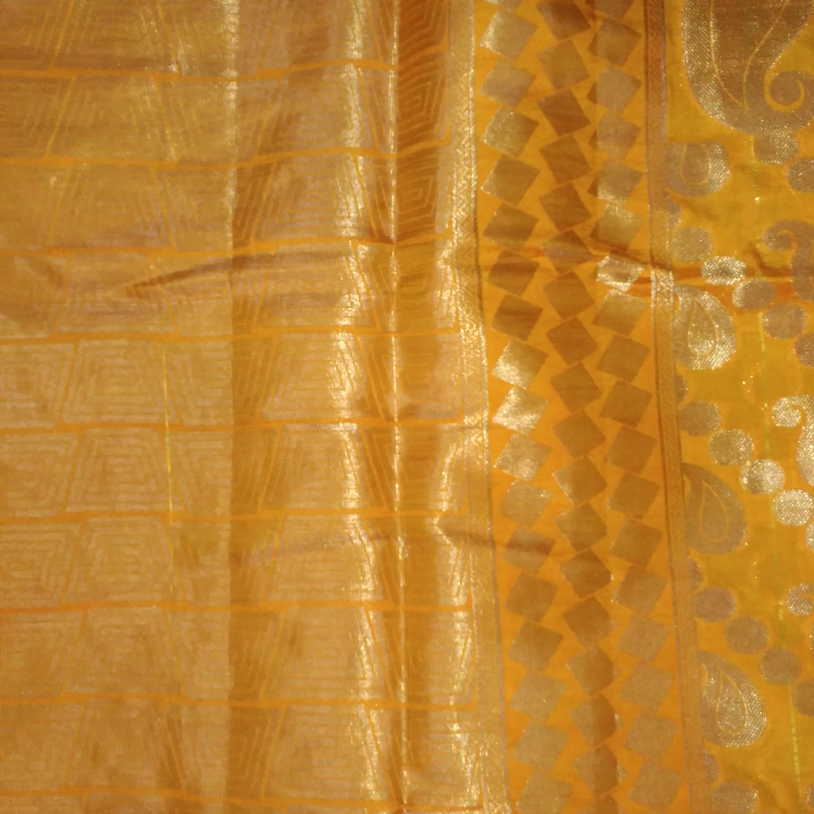
#> input picture data/gallery/0001.jpg, 2442 x 2442 px (shown at 1/3 size)
$ python -i preprocessing.py   (imports and definitions only)
#> lines starting #> are read from the running program, lines starting #| are printed output that depends on the picture
import cv2
import numpy as np


def preprocess_image(image_path):
#> called with image_path = '../data/gallery/0001.jpg'
    image = cv2.imread(image_path)
#> image is the input picture: shape (2442, 2442, 3); mean B, G, R 47.9, 130.7, 190.4

    if image is None:
        raise ValueError("Could not read the image.")

    image = cv2.resize(image, (224, 224))
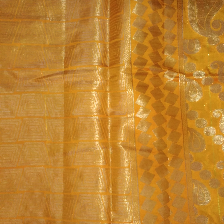
#> image: shape (224, 224, 3); mean B, G, R 47.8, 130.5, 190.2

    lab_image = cv2.cvtColor(image, cv2.COLOR_BGR2LAB)
#> lab_image: shape (224, 224, 3); mean of channels 0, 1, 2 151.2, 143.8, 179.2

    l_channel, a_channel, b_channel = cv2.split(lab_image)
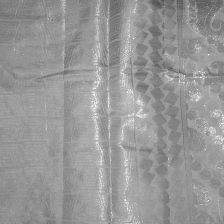
#> l_channel: shape (224, 224); min 83, max 246, mean 151.2
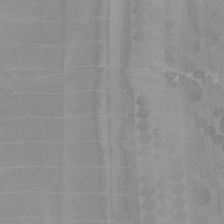
#> a_channel: shape (224, 224); min 122, max 160, mean 143.8
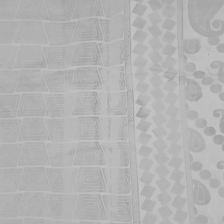
#> b_channel: shape (224, 224); min 154, max 197, mean 179.2

    clahe = cv2.createCLAHE(
        clipLimit=2.0,
        tileGridSize=(8, 8)
    )

    l_channel = clahe.apply(l_channel)
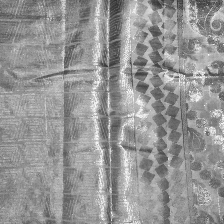
#> l_channel: shape (224, 224); min 51, max 252, mean 149

    enhanced_lab = cv2.merge(
        (l_channel, a_channel, b_channel)
    )
#> enhanced_lab: shape (224, 224, 3); mean of channels 0, 1, 2 149, 143.8, 179.2

    enhanced_image = cv2.cvtColor(
        enhanced_lab,
        cv2.COLOR_LAB2BGR
    )
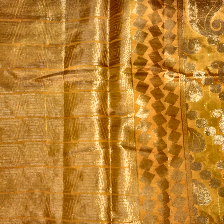
#> enhanced_image: shape (224, 224, 3); mean B, G, R 46.2, 128.9, 187.6

    gray_image = cv2.cvtColor(
        enhanced_image,
        cv2.COLOR_BGR2GRAY
    )

    return enhanced_image, gray_image


# [2 lines not run here, left out]

>>> result = preprocess_image('../data/gallery/0001.jpg')

$ run again, on data/gallery/0004.jpg
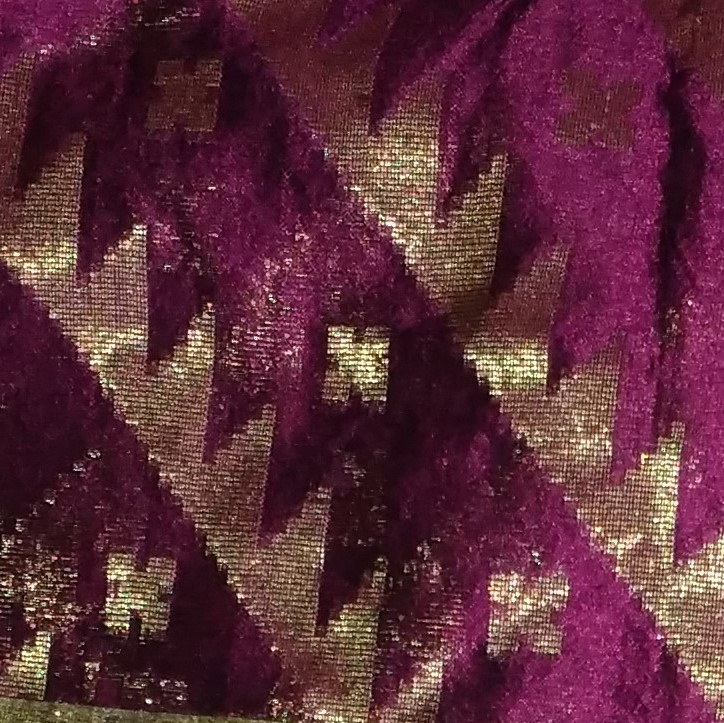
#> input picture data/gallery/0004.jpg, 724 x 723 px
#> in preprocess_image, image is the input picture: shape (723, 724, 3); mean B, G, R 58, 44.6, 93.5
#> image: shape (224, 224, 3)
#> lab_image: shape (224, 224, 3); mean of channels 0, 1, 2 64.2, 151.2, 130.5
#> in preprocess_image, `l_channel = clahe.apply(l_channel)`:
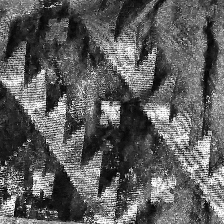
#> l_channel: shape (224, 224); min 2, max 255, mean 93.4
#> enhanced_lab: shape (224, 224, 3); mean of channels 0, 1, 2 93.4, 151.2, 130.5
#> in preprocess_image, `enhanced_image = cv2.cvtColor( enhanced_lab, cv2.COLOR_LAB2BGR )`:
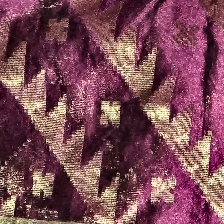
#> enhanced_image: shape (224, 224, 3); mean B, G, R 85.3, 73, 123.7

$ run again, on data/gallery/0005.jpg
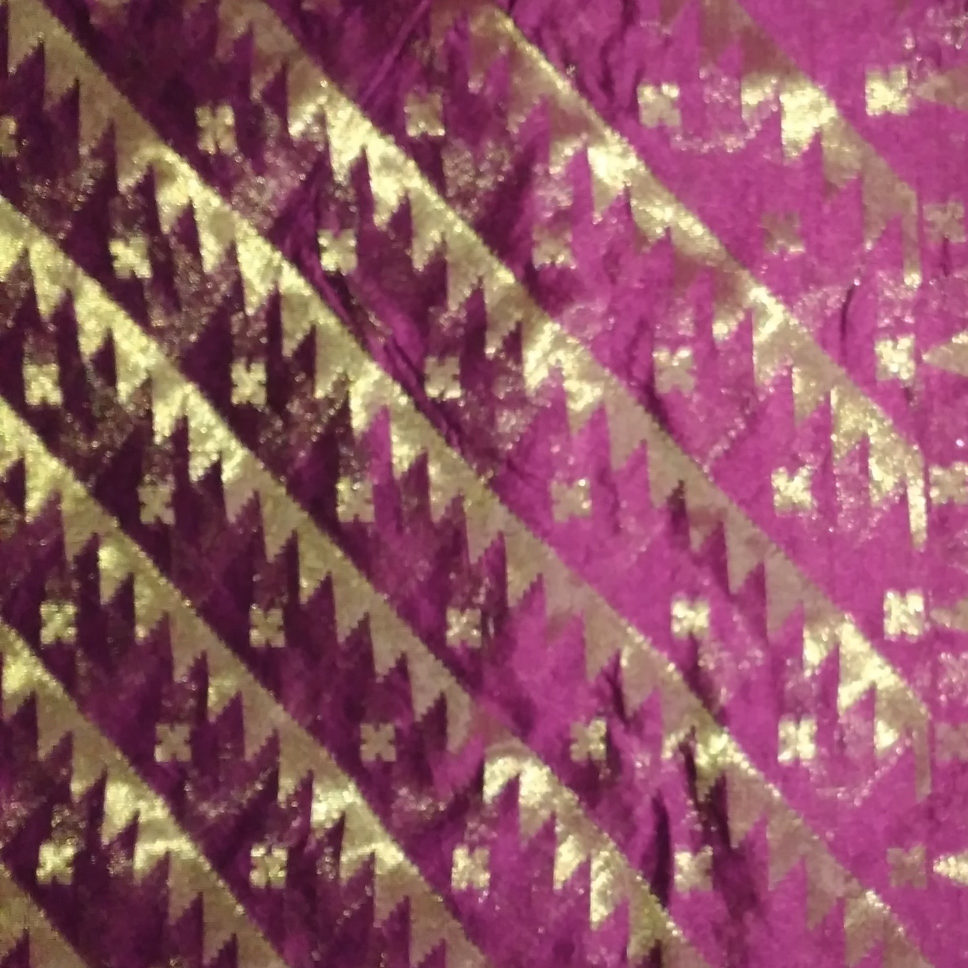
#> input picture data/gallery/0005.jpg, 1935 x 1936 px (shown at 1/2 size)
#> in preprocess_image, image is the input picture: shape (1936, 1935, 3); mean B, G, R 100.4, 85.7, 144.5
#> image: shape (224, 224, 3)
#> lab_image: shape (224, 224, 3); mean of channels 0, 1, 2 111, 154, 130.5
#> in preprocess_image, `l_channel = clahe.apply(l_channel)`:
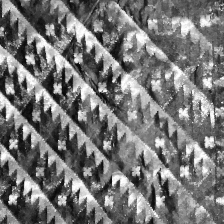
#> l_channel: shape (224, 224); min 6, max 255, mean 118.8
#> enhanced_lab: shape (224, 224, 3); mean of channels 0, 1, 2 118.8, 154, 130.5
#> in preprocess_image, `enhanced_image = cv2.cvtColor( enhanced_lab, cv2.COLOR_LAB2BGR )`:
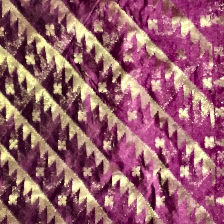
#> enhanced_image: shape (224, 224, 3); mean B, G, R 108.4, 93.3, 152.8

$ run again, on data/gallery/0009.jpg
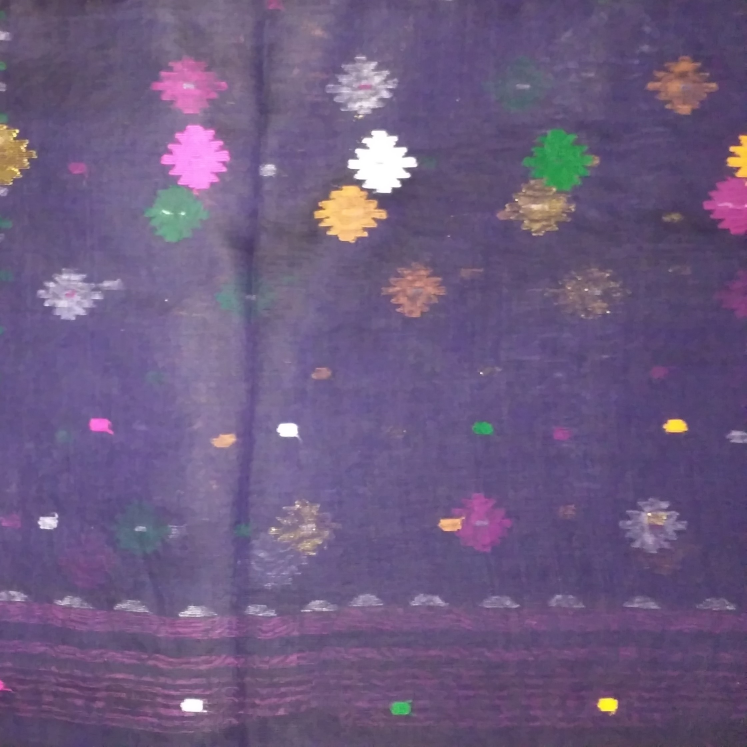
#> input picture data/gallery/0009.jpg, 2240 x 2240 px (shown at 1/3 size)
#> in preprocess_image, image is the input picture: shape (2240, 2240, 3); mean B, G, R 127.5, 91, 108.8
#> image: shape (224, 224, 3)
#> lab_image: shape (224, 224, 3); mean of channels 0, 1, 2 106.3, 143.1, 110.2
#> in preprocess_image, `l_channel = clahe.apply(l_channel)`:
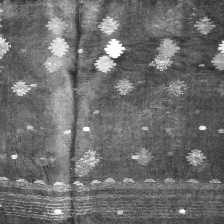
#> l_channel: shape (224, 224); min 40, max 255, mean 109.5
#> enhanced_lab: shape (224, 224, 3); mean of channels 0, 1, 2 109.5, 143.1, 110.2
#> in preprocess_image, `enhanced_image = cv2.cvtColor( enhanced_lab, cv2.COLOR_LAB2BGR )`:
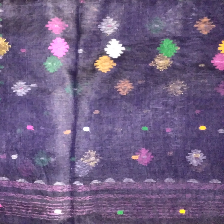
#> enhanced_image: shape (224, 224, 3); mean B, G, R 131.1, 94.8, 112.4
